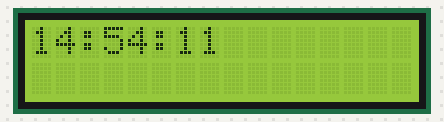
A sketch run on a simulated Arduino Uno, built with avr-gcc and run on an emulated ATmega328P. On the bench: 16×2 character LCD.

Above: at 0.1 s.
At 4.2 s:
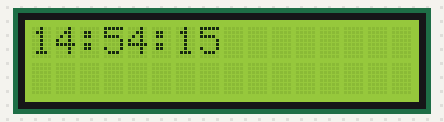
At 9.2 s:
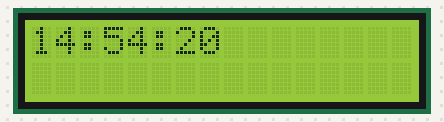
At 19.4 s:
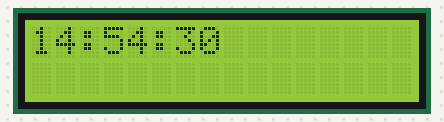
At 28.5 s:
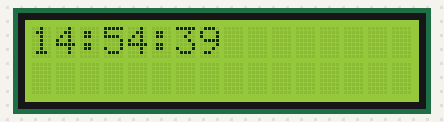
At 38.7 s:
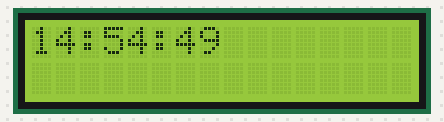

The sketch:

job06.ino
```cpp
#include <LiquidCrystal.h>

LiquidCrystal lcd(12, 11, 5, 4, 3, 2);
unsigned long lastTime = 0;
int seconds = 11;
int minutes = 54;
int hours = 14;

void setup() {
  lcd.begin(16, 2);
}

void loop() {
  unsigned long currentTime = millis();
  if (currentTime - lastTime >= 1000) { // une seconde est passée
    lastTime = currentTime;
    seconds++;
    if (seconds == 60) {
      seconds = 0;
      minutes++;
      if (minutes == 60) {
        minutes = 0;
        hours++;
        if (hours == 24) {
          hours = 0;
        }
      }
    }
  }

  lcd.setCursor(0, 0);
  if (hours < 10) {
    lcd.print("0");
  }
  lcd.print(hours);
  lcd.print(":");
  if (minutes < 10) {
    lcd.print("0");
  }
  lcd.print(minutes);
  lcd.print(":");
  if (seconds < 10) {
    lcd.print("0");
  }
  lcd.print(seconds);

  delay(100); // ajuster la fréquence d'actualisation de l'affichage en fonction de vos besoins
}
```

Measured:
- what the display in image 1 shows lasts 1.0 s, from 4.1 s to 5.1 s
